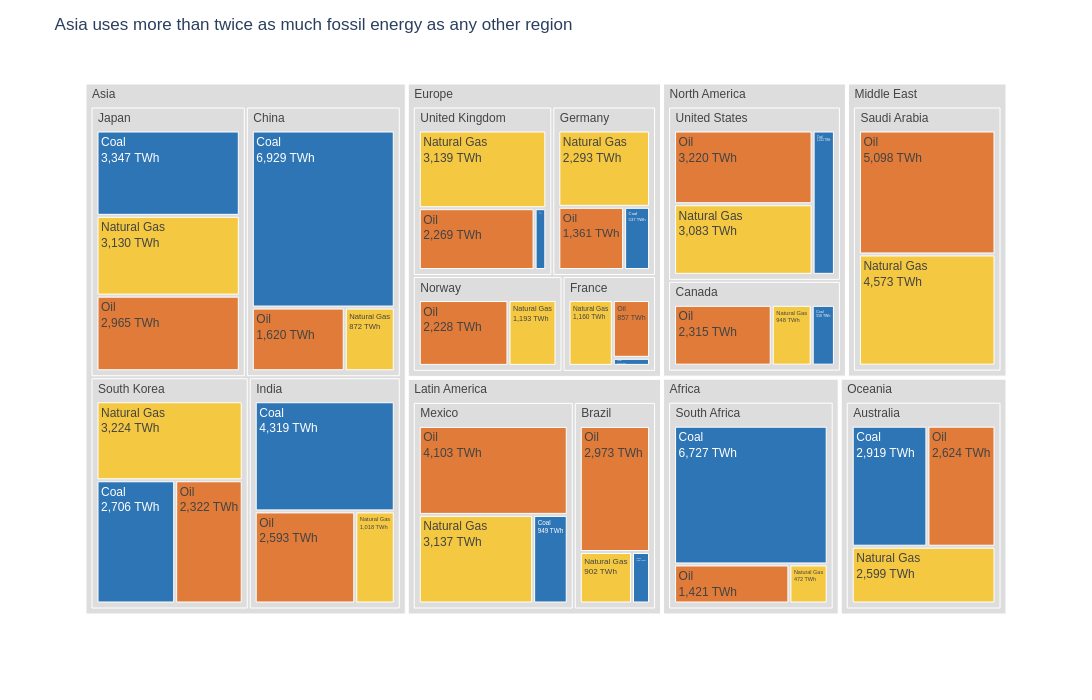

The code cell stored with this chart in its notebook:
### Markdown cell above
## Task 1 — Treemap: fossil fuel dependency by country

**What to build:** A treemap showing **fossil fuel TWh only**, broken down by Region → Country → Source (Coal / Oil / Natural Gas).

**Requirements:**
- Filter to fossil sources only before plotting
- Use `path=['Region', 'Country', 'Source']` for the hierarchy
- Colour encodes the fossil source type (Coal / Oil / Natural Gas) with a CVD-safe palette
- Show TWh values in labels — no percentages
- Grey out parent nodes (Region and Country level)
- Insight title naming which region or country is most fossil-dependent

> 💡 `df.loc[df['Source_Type'] == 'Fossil']`

### Code cell
# Keep fossil sources only
df_fossil = df[df['Source_Type'] == 'Fossil']

# One colour per fossil source (course palette, CVD-safe)
fossil_colors = {
    'Coal':        '#2E75B6',   # blue
    'Oil':         '#E07B39',   # orange
    'Natural Gas': '#F5C842',   # yellow
}

# ── Step 1: Plotly Express base chart 
fig = px.treemap(
    df_fossil,
    path=['Region', 'Country', 'Source'],
    values='TWh',
    color='Source',
    color_discrete_map=fossil_colors,
    labels={'Source': 'Fossil source', 'TWh': 'Energy (TWh)'},
    height=700, width=1100,
    template='plotly_white'
)

# ── Step 2: Customisation 
fig.update_traces(
    textinfo='label+value',
    texttemplate='%{label}<br>%{value:,.0f} TWh',
    hovertemplate='<b>%{label}</b><br>%{value:,.0f} TWh'
)

fig.update_layout(
    title='Asia uses more than twice as much fossil energy as any other region',
    font=dict(family='Arial', size=12)
)

# Grey out parent nodes (Region, Country) — keep only the three source colours
fig.data[0].marker.colors = [
    c if c in fossil_colors.values() else '#DDDDDD'
    for c in fig.data[0].marker.colors
]

fig.show()

### Figure 1 — Plotly figure (JSON) as saved in the notebook; plotly's stock layout.template omitted (floating-point values rounded to 4 significant figures)
{"data": [{"branchvalues": "total", "customdata": [["(?)"], ["(?)"], ["(?)"], ["(?)"], ["(?)"], ["(?)"], ["(?)"], ["(?)"], ["(?)"], ["(?)"], ["(?)"], ["(?)"], ["(?)"], ["(?)"], ["(?)"], ["(?)"], ["(?)"], ["(?)"], ["(?)"], ["(?)"], ["(?)"], ["(?)"], ["Coal"], ["Coal"], ["Coal"], ["Coal"], ["Coal"], ["Coal"], ["Coal"], ["Coal"], ["Coal"], ["Coal"], ["Coal"], ["Coal"], ["Coal"], ["Natural Gas"], ["Natural Gas"], ["Natural Gas"], ["Natural Gas"], ["Natural Gas"], ["Natural Gas"], ["Natural Gas"], ["Natural Gas"], ["Natural Gas"], ["Natural Gas"], ["Natural Gas"], ["Natural Gas"], ["Natural Gas"], ["Natural Gas"], ["Natural Gas"], ["Oil"], ["Oil"], ["Oil"], ["Oil"], ["Oil"], ["Oil"], ["Oil"], ["Oil"], ["Oil"], ["Oil"], ["Oil"], ["Oil"], ["Oil"], ["Oil"], ["Oil"]], "domain": {"x": [0, 1], "y": [0, 1]}, "hovertemplate": "<b>%{label}</b><br>%{value:,.0f} TWh", "ids": ["Africa", "North America/United States", "Asia/China", "Europe/Germany", "Europe/France", "Europe/United Kingdom", "Asia/India", "Latin America/Brazil", "Oceania/Australia", "Middle East", "Asia/South Korea", "Asia/Japan", "Middle East/Saudi Arabia", "Africa/South Africa", "North America/Canada", "Latin America/Mexico", "North America", "Asia", "Europe", "Latin America", "Oceania", "Europe/Norway", "Latin America/Mexico/Coal", "North America/Canada/Coal", "Africa/South Africa/Coal", "Asia/South Korea/Coal", "North America/United States/Coal", "Latin America/Brazil/Coal", "Europe/France/Coal", "Asia/India/Coal", "Asia/Japan/Coal", "Asia/China/Coal", "Europe/Germany/Coal", "Europe/United Kingdom/Coal", "Oceania/Australia/Coal", "Europe/United Kingdom/Natural Gas", "Europe/Germany/Natural Gas", "Asia/India/Natural Gas", "Asia/Japan/Natural Gas", "Latin America/Brazil/Natural Gas", "Latin America/Mexico/Natural Gas", "North America/Canada/Natural Gas", "Africa/South Africa/Natural Gas", "Oceania/Australia/Natural Gas", "Middle East/Saudi Arabia/Natural Gas", "Europe/Norway/Natural Gas", "North America/United States/Natural Gas", "Asia/South Korea/Natural Gas", "Asia/China/Natural Gas", "Europe/France/Natural Gas", "Asia/China/Oil", "Europe/Germany/Oil", "North America/United States/Oil", "Asia/Japan/Oil", "Europe/United Kingdom/Oil", "Asia/India/Oil", "Latin America/Brazil/Oil", "Latin America/Mexico/Oil", "North America/Canada/Oil", "Oceania/Australia/Oil", "Africa/South Africa/Oil", "Europe/Norway/Oil", "Asia/South Korea/Oil", "Europe/France/Oil", "Middle East/Saudi Arabia/Oil"], "labels": ["Africa", "United States", "China", "Germany", "France", "United Kingdom", "India", "Brazil", "Australia", "Middle East", "South Korea", "Japan", "Saudi Arabia", "South Africa", "Canada", "Mexico", "North America", "Asia", "Europe", "Latin America", "Oceania", "Norway", "Coal", "Coal", "Coal", "Coal", "Coal", "Coal", "Coal", "Coal", "Coal", "Coal", "Coal", "Coal", "Coal", "Natural Gas", "Natural Gas", "Natural Gas", "Natural Gas", "Natural Gas", "Natural Gas", "Natural Gas", "Natural Gas", "Natural Gas", "Natural Gas", "Natural Gas", "Natural Gas", "Natural Gas", "Natural Gas", "Natural Gas", "Oil", "Oil", "Oil", "Oil", "Oil", "Oil", "Oil", "Oil", "Oil", "Oil", "Oil", "Oil", "Oil", "Oil", "Oil"], "marker": {"colors": ["#DDDDDD", "#DDDDDD", "#DDDDDD", "#DDDDDD", "#DDDDDD", "#DDDDDD", "#DDDDDD", "#DDDDDD", "#DDDDDD", "#DDDDDD", "#DDDDDD", "#DDDDDD", "#DDDDDD", "#DDDDDD", "#DDDDDD", "#DDDDDD", "#DDDDDD", "#DDDDDD", "#DDDDDD", "#DDDDDD", "#DDDDDD", "#DDDDDD", "#2E75B6", "#2E75B6", "#2E75B6", "#2E75B6", "#2E75B6", "#2E75B6", "#2E75B6", "#2E75B6", "#2E75B6", "#2E75B6", "#2E75B6", "#2E75B6", "#2E75B6", "#F5C842", "#F5C842", "#F5C842", "#F5C842", "#F5C842", "#F5C842", "#F5C842", "#F5C842", "#F5C842", "#F5C842", "#F5C842", "#F5C842", "#F5C842", "#F5C842", "#F5C842", "#E07B39", "#E07B39", "#E07B39", "#E07B39", "#E07B39", "#E07B39", "#E07B39", "#E07B39", "#E07B39", "#E07B39", "#E07B39", "#E07B39", "#E07B39", "#E07B39", "#E07B39"]}, "name": "", "parents": ["", "North America", "Asia", "Europe", "Europe", "Europe", "Asia", "Latin America", "Oceania", "", "Asia", "Asia", "Middle East", "Africa", "North America", "Latin America", "", "", "", "", "", "Europe", "Latin America/Mexico", "North America/Canada", "Africa/South Africa", "Asia/South Korea", "North America/United States", "Latin America/Brazil", "Europe/France", "Asia/India", "Asia/Japan", "Asia/China", "Europe/Germany", "Europe/United Kingdom", "Oceania/Australia", "Europe/United Kingdom", "Europe/Germany", "Asia/India", "Asia/Japan", "Latin America/Brazil", "Latin America/Mexico", "North America/Canada", "Africa/South Africa", "Oceania/Australia", "Middle East/Saudi Arabia", "Europe/Norway", "North America/United States", "Asia/South Korea", "Asia/China", "Europe/France", "Asia/China", "Europe/Germany", "North America/United States", "Asia/Japan", "Europe/United Kingdom", "Asia/India", "Latin America/Brazil", "Latin America/Mexico", "North America/Canada", "Oceania/Australia", "Africa/South Africa", "Europe/Norway", "Asia/South Korea", "Europe/France", "Middle East/Saudi Arabia"], "textinfo": "label+value", "texttemplate": "%{label}<br>%{value:,.0f} TWh", "type": "treemap", "values": [8620.0, 7318.0, 9421.0, 4191.0, 2137.0, 5638.0, 7930.0, 4187.0, 8142.0, 9671.0, 8252.0, 9442.0, 9671.0, 8620.0, 3813.0, 8189.0, 11130.0, 35050.0, 15390.0, 12380.0, 8142.0, 3421.0, 949.0, 550.0, 6727.0, 2706.0, 1015.0, 312.0, 120.0, 4319.0, 3347.0, 6929.0, 537.0, 230.0, 2919.0, 3139.0, 2293.0, 1018.0, 3130.0, 902.0, 3137.0, 948.0, 472.0, 2599.0, 4573.0, 1193.0, 3083.0, 3224.0, 872.0, 1160.0, 1620.0, 1361.0, 3220.0, 2965.0, 2269.0, 2593.0, 2973.0, 4103.0, 2315.0, 2624.0, 1421.0, 2228.0, 2322.0, 857.0, 5098.0]}], "layout": {"font": {"family": "Arial", "size": 12}, "height": 700, "legend": {"tracegroupgap": 0}, "margin": {"t": 60}, "title": {"text": "Asia uses more than twice as much fossil energy as any other region"}, "width": 1100}}
